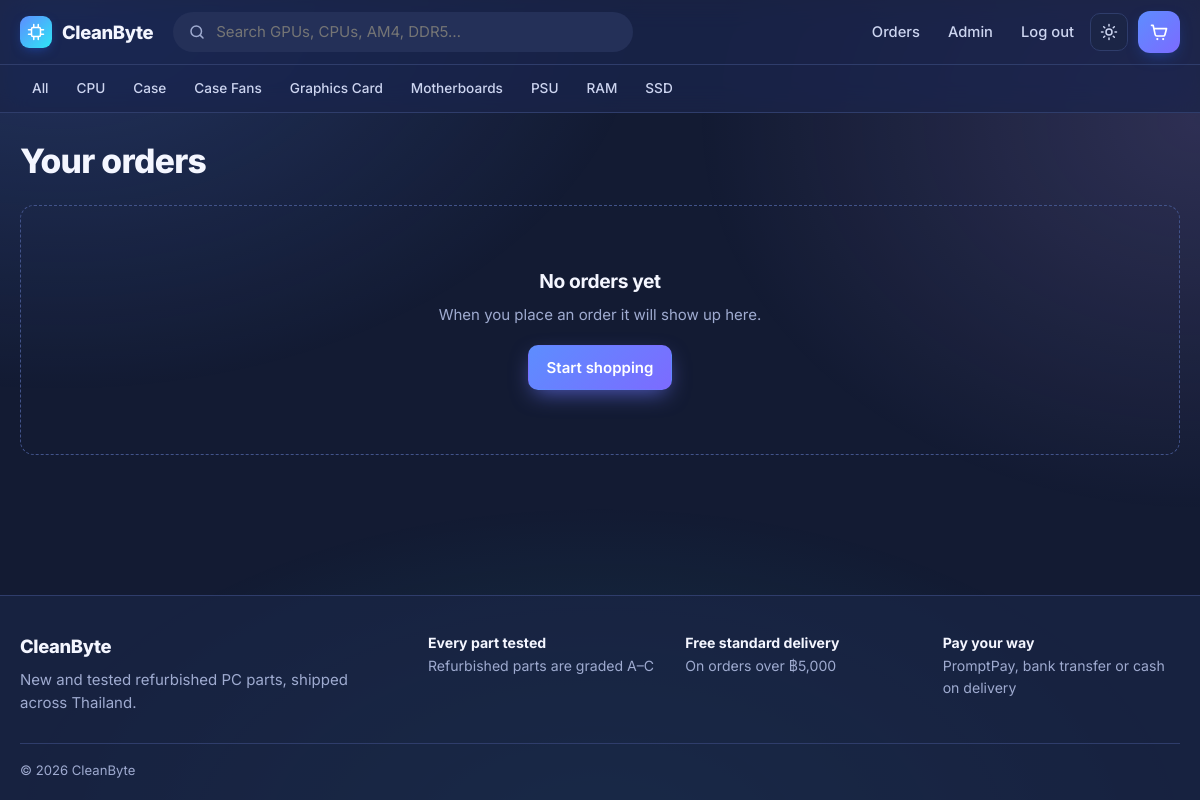
Screenshot of /orders/ (signed in) with the database file from the repository.
### store/models.py (models this page shows, shortened)
class Category(models.Model):
    name = models.CharField(max_length=100)
    slug = models.SlugField(max_length=100, unique=True, blank=True)
    class Meta:
        verbose_name_plural = "Categories"
        ordering = ['name']
    def get_absolute_url(self):
        return f"{reverse('product_list')}?category={self.slug}"

### store/views.py (the view)
# urls.py: path('orders/', views.order_list, name='order_list'),
@login_required
def order_list(request):
    orders = request.user.orders.prefetch_related('items')
    return render(request, 'store/order_list.html', {'orders': orders})

### store/context_processors.py (called while the page is built)
def store(request):
    cart_count = 0
    if request.user.is_authenticated:
        cart_count = sum(
            CartItem.objects.filter(cart__user=request.user).values_list('quantity', flat=True)
        )
    return {
        'store_name': settings.STORE_NAME,
        'nav_categories': Category.objects.all(),
        'cart_count': cart_count,
    }

### store/templates/store/order_list.html (shortened to what this page needs)
{% extends 'store/base.html' %}
{% load store_extras %}
{% block content %}
<h1 class="page-title">Your orders</h1>
{% if orders %}
    <ul class="order-list">
        {% for order in orders %}
            <li>
                <a href="{{ order.get_absolute_url }}" class="order-row">
                    <div>
                        <strong>Order #{{ order.pk }}</strong>
                        <span class="muted mono">{{ order.payment_reference }}</span>
                    </div>
                    <div class="muted">{{ order.created_at|date:"j M Y" }}</div>
                    <div class="muted">{{ order.items.all|length }} item{{ order.items.all|length|pluralize }}</div>
                    <span class="status status-{{ order.status }}">{{ order.get_status_display }}</span>
                    <strong class="order-row-total">{{ order.total_price|baht }}</strong>
                </a>
            </li>
        {% endfor %}
    </ul>
{% else %}
    <div class="empty-state">
        <h3>No orders yet</h3>
        <p class="muted">When you place an order it will show up here.</p>
        <a href="{% url 'product_list' %}" class="btn btn-primary">Start shopping</a>
    </div>
{% endif %}
{% endblock %}

### store/templates/store/base.html (shortened to what this page needs)
<!DOCTYPE html>
{% load static %}
<html lang="en" data-theme="dark">
<head>
    <link rel="stylesheet" href="{% static 'store/style.css' %}">
</head>
<body>
    <header class="site-header">
        <div class="container header-inner">
            <a href="{% url 'product_list' %}" class="logo">
                <span class="logo-mark" aria-hidden="true">
                    <svg viewBox="0 0 24 24" width="18" height="18"><rect x="6" y="6" width="12" height="12" rx="2" fill="none" stroke="currentColor" stroke-width="2"/><path d="M9 2v4M15 2v4M9 18v4M15 18v4M2 9h4M2 15h4M18 9h4M18 15h4" stroke="currentColor" stroke-width="2" stroke-linecap="round"/></svg>
                </span>
                {{ store_name }}
            </a>
            <form class="header-search" action="{% url 'product_list' %}" method="get" role="search">
                <svg viewBox="0 0 24 24" width="18" height="18" aria-hidden="true"><circle cx="11" cy="11" r="7" fill="none" stroke="currentColor" stroke-width="2"/><path d="m20 20-3.5-3.5" stroke="currentColor" stroke-width="2" stroke-linecap="round"/></svg>
                <input type="search" name="q" value="{{ query|default:'' }}" placeholder="Search GPUs, CPUs, AM4, DDR5…" aria-label="Search products">
            </form>
            <nav class="header-nav">
                {% if user.is_authenticated %}
                    <a href="{% url 'order_list' %}" class="nav-link">Orders</a>
                    {% if user.is_staff %}<a href="{% url 'admin:index' %}" class="nav-link hide-sm">Admin</a>{% endif %}
                    <form action="{% url 'logout' %}" method="post" class="inline-form">
                        <button type="submit" class="nav-link nav-button">Log out</button>
                    </form>
                {% else %}
                    <a href="{% url 'login' %}" class="nav-link">Log in</a>
                    <a href="{% url 'signup' %}" class="nav-link nav-link-strong hide-sm">Sign up</a>
                {% endif %}
                <button type="button" class="theme-toggle" id="theme-toggle" aria-label="Switch light or dark mode" title="Switch light or dark mode">
                </button>
                <a href="{% url 'cart_detail' %}" class="cart-link" aria-label="Cart, {{ cart_count }} item{{ cart_count|pluralize }}">
                </a>
            </nav>
        </div>
        <div class="category-bar">
            <div class="container category-bar-inner">
                <a href="{% url 'product_list' %}" class="{% if request.resolver_match.url_name == 'product_list' and not request.GET.category %}active{% endif %}">All</a>
                {% for category in nav_categories %}
                    <a href="{{ category.get_absolute_url }}" class="{% if request.GET.category == category.slug %}active{% endif %}">{{ category.name }}</a>
                {% endfor %}
            </div>
        </div>
    </header>
    <main class="container main">
        {% block content %}
        {% endblock %}
    </main>
    <footer class="site-footer">
        <div class="container footer-inner">
            <div>
                <div class="logo logo-footer">{{ store_name }}</div>
                <p class="muted">New and tested refurbished PC parts, shipped across Thailand.</p>
            </div>
            <div class="footer-points">
                <div><strong>Every part tested</strong><span class="muted">Refurbished parts are graded A–C</span></div>
                <div><strong>Free standard delivery</strong><span class="muted">On orders over ฿5,000</span></div>
                <div><strong>Pay your way</strong><span class="muted">PromptPay, bank transfer or cash on delivery</span></div>
            </div>
        </div>
        <div class="container footer-bottom muted">© {% now "Y" %} {{ store_name }}</div>
    </footer>
</body>
</html>

### rows the page displays
Category: name "CPU"
Category: name "Case"
Category: name "Case Fans"
Category: name "Graphics Card"
Category: name "Motherboards"
Category: name "PSU"
Category: name "RAM"
Category: name "SSD"

### other values shown
{{ store_name }} "CleanByte"
